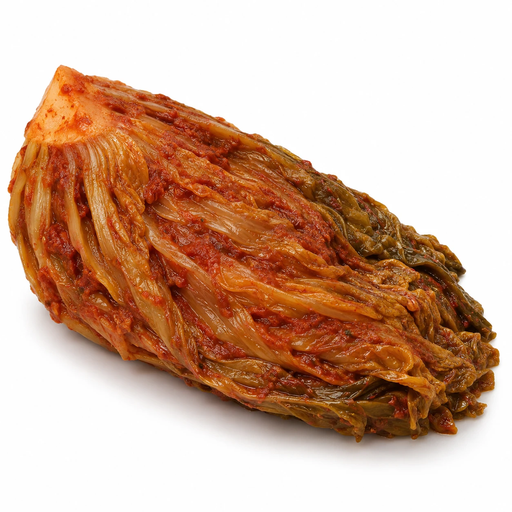
#> input picture assets/ingredients-src/aged_kimchi.png, 512 x 512 px; its folder holds only this picture in this run
$ python build-ingredient-images.py
#> lines starting #> are read from the running program, lines starting #| are printed output that depends on the picture
"""재료 이미지 배포용 변환: assets/ingredients-src/*.png (512 원본) → public/images/ingredients/*.webp (192)

실행: python3 scripts/build-ingredient-images.py   (필요: pip install pillow)
원본을 추가·교체한 뒤 다시 실행하면 전체를 새로 만든다.
"""
import os
from PIL import Image

ROOT = os.path.dirname(os.path.dirname(os.path.abspath(__file__)))
SRC = os.path.join(ROOT, 'assets', 'ingredients-src')
OUT = os.path.join(ROOT, 'public', 'images', 'ingredients')
SIZE = 192      # 48px 타일 × 3배 화면
QUALITY = 82

# 크기 맞추기: 재료(그림자 포함)의 테두리 상자를 기준으로 화면 차지 정도를 비슷하게 맞춘다
WHITE_DIFF = 10     # 흰색과 이 값 넘게 다르면 재료로 본다(옅은 그림자 포함)
TARGET_AREA = 0.62  # 테두리 상자 넓이 / 전체 넓이 목표
MAX_SIDE = 0.90     # 긴 변 최대 비율(여백 5%씩). 병처럼 가는 재료는 여기서 멈춘다


def build(path: str) -> Image.Image:
#> called with path = 'assets/ingredients-src/aged_kimchi.png'
    im = Image.open(path).convert('RGB')
#> im is the input picture: PIL image 512x512 RGB; mean R, G, B 207.8, 172.1, 150.5
    w, h = im.size
#> w = 512; h = 512
    mask = im.point(lambda v: 255 if v < 255 - WHITE_DIFF else 0).convert('L')
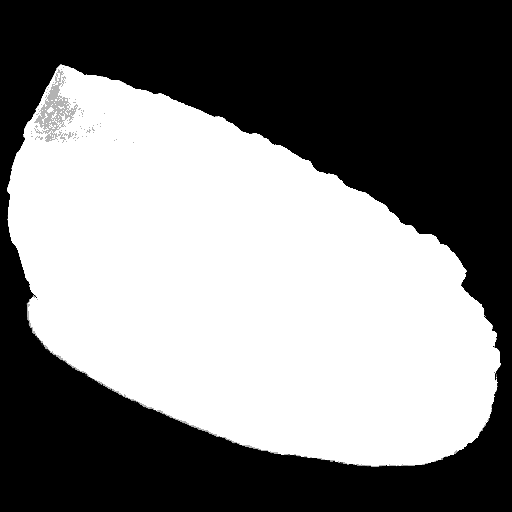
#> mask: PIL image 512x512 L; min 0, max 255, mean 126.8
    bbox = mask.getbbox()
#> bbox = (7, 64, 501, 467)
    if not bbox:
        return im.resize((SIZE, SIZE), Image.LANCZOS)
    obj = im.crop(bbox)
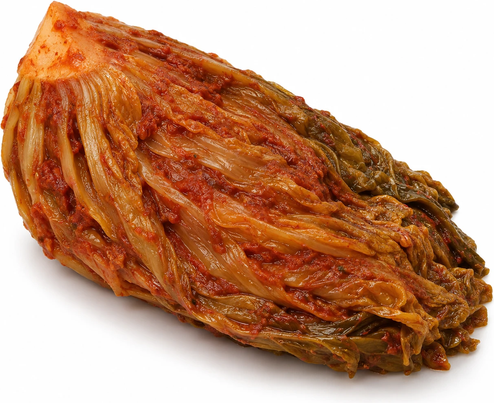
#> obj: PIL image 494x403 RGB; mean R, G, B 193.2, 146.1, 117.7
    ow, oh = obj.size
#> ow = 494; oh = 403
    scale_area = (TARGET_AREA * w * h / (ow * oh)) ** 0.5
#> scale_area = 0.904
    scale_fit = MAX_SIDE * min(w / ow, h / oh)
#> scale_fit = 0.933
    k = min(scale_area, scale_fit) * SIZE / w
#> k = 0.339
    nw, nh = max(1, round(ow * k)), max(1, round(oh * k))
#> nw = 167; nh = 137
    canvas = Image.new('RGB', (SIZE, SIZE), (255, 255, 255))
#> canvas: PIL image 192x192 RGB; every value is 255
    canvas.paste(obj.resize((nw, nh), Image.LANCZOS), ((SIZE - nw) // 2, (SIZE - nh) // 2))
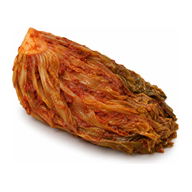
#> canvas: PIL image 192x192 RGB; mean R, G, B 216.6, 187.4, 169.8
    return canvas


def main() -> None:
    os.makedirs(OUT, exist_ok=True)
    for f in os.listdir(OUT):
        if f.endswith('.webp'):
            os.remove(os.path.join(OUT, f))
    total = 0
    files = sorted(f for f in os.listdir(SRC) if f.endswith('.png'))
    for f in files:
        dst = os.path.join(OUT, f[:-4] + '.webp')
        build(os.path.join(SRC, f)).save(dst, 'WEBP', quality=QUALITY, method=6)
        total += os.path.getsize(dst)
    print(f'{len(files)}개 변환, 합계 {total // 1024}KB')


if __name__ == '__main__':
    main()

$ run again, on assets/ingredients-src/apple.png
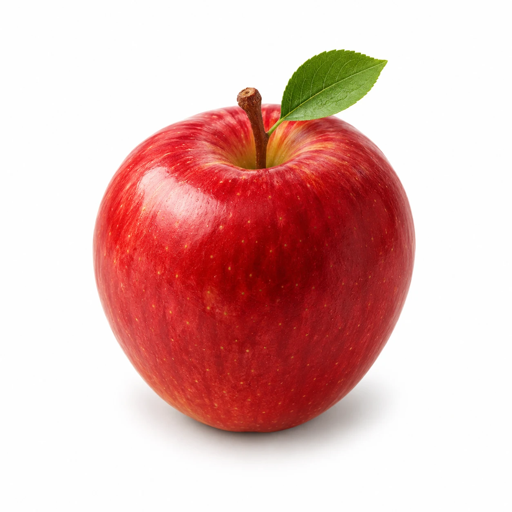
#> input picture assets/ingredients-src/apple.png, 512 x 512 px
#> in build, im is the input picture: PIL image 512x512 RGB; mean R, G, B 227.3, 184.8, 181.9
#> in build, `mask = im.point(lambda v: 255 if v < 255 - WHITE_DIFF else 0).convert(..`:
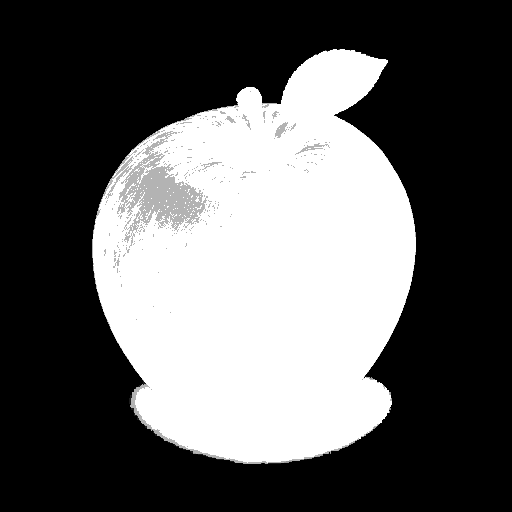
#> mask: PIL image 512x512 L; min 0, max 255, mean 94
#> bbox = (92, 49, 416, 464)
#> in build, `canvas.paste(obj.resize((nw, nh), Image.LANCZOS), ((SIZE - nw) // 2, (..`:
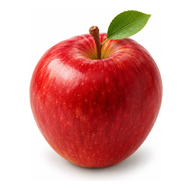
#> canvas: PIL image 192x192 RGB; mean R, G, B 222, 170.5, 167

$ run again, on assets/ingredients-src/bacon.png
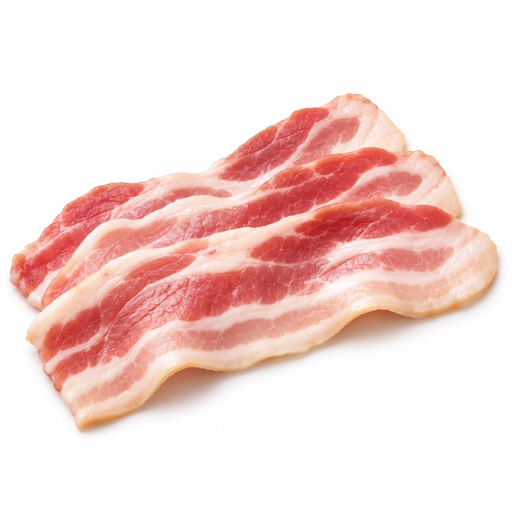
#> input picture assets/ingredients-src/bacon.png, 512 x 512 px
#> in build, im is the input picture: PIL image 512x512 RGB; mean R, G, B 244.6, 217.4, 213.3
#> in build, `mask = im.point(lambda v: 255 if v < 255 - WHITE_DIFF else 0).convert(..`:
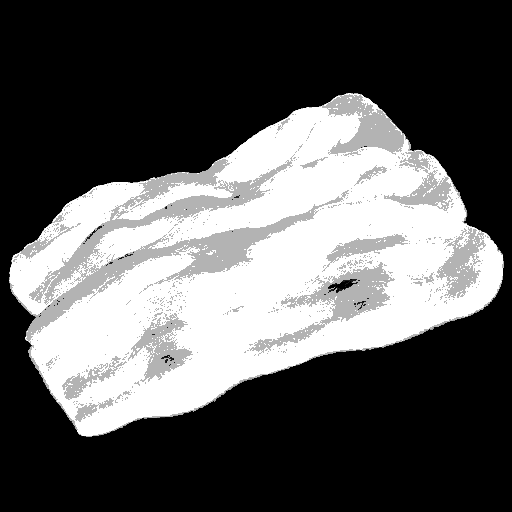
#> mask: PIL image 512x512 L; min 0, max 255, mean 91
#> bbox = (9, 93, 504, 437)
#> in build, `canvas.paste(obj.resize((nw, nh), Image.LANCZOS), ((SIZE - nw) // 2, (..`:
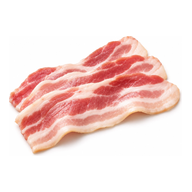
#> canvas: PIL image 192x192 RGB; mean R, G, B 246.2, 222.7, 219.1
